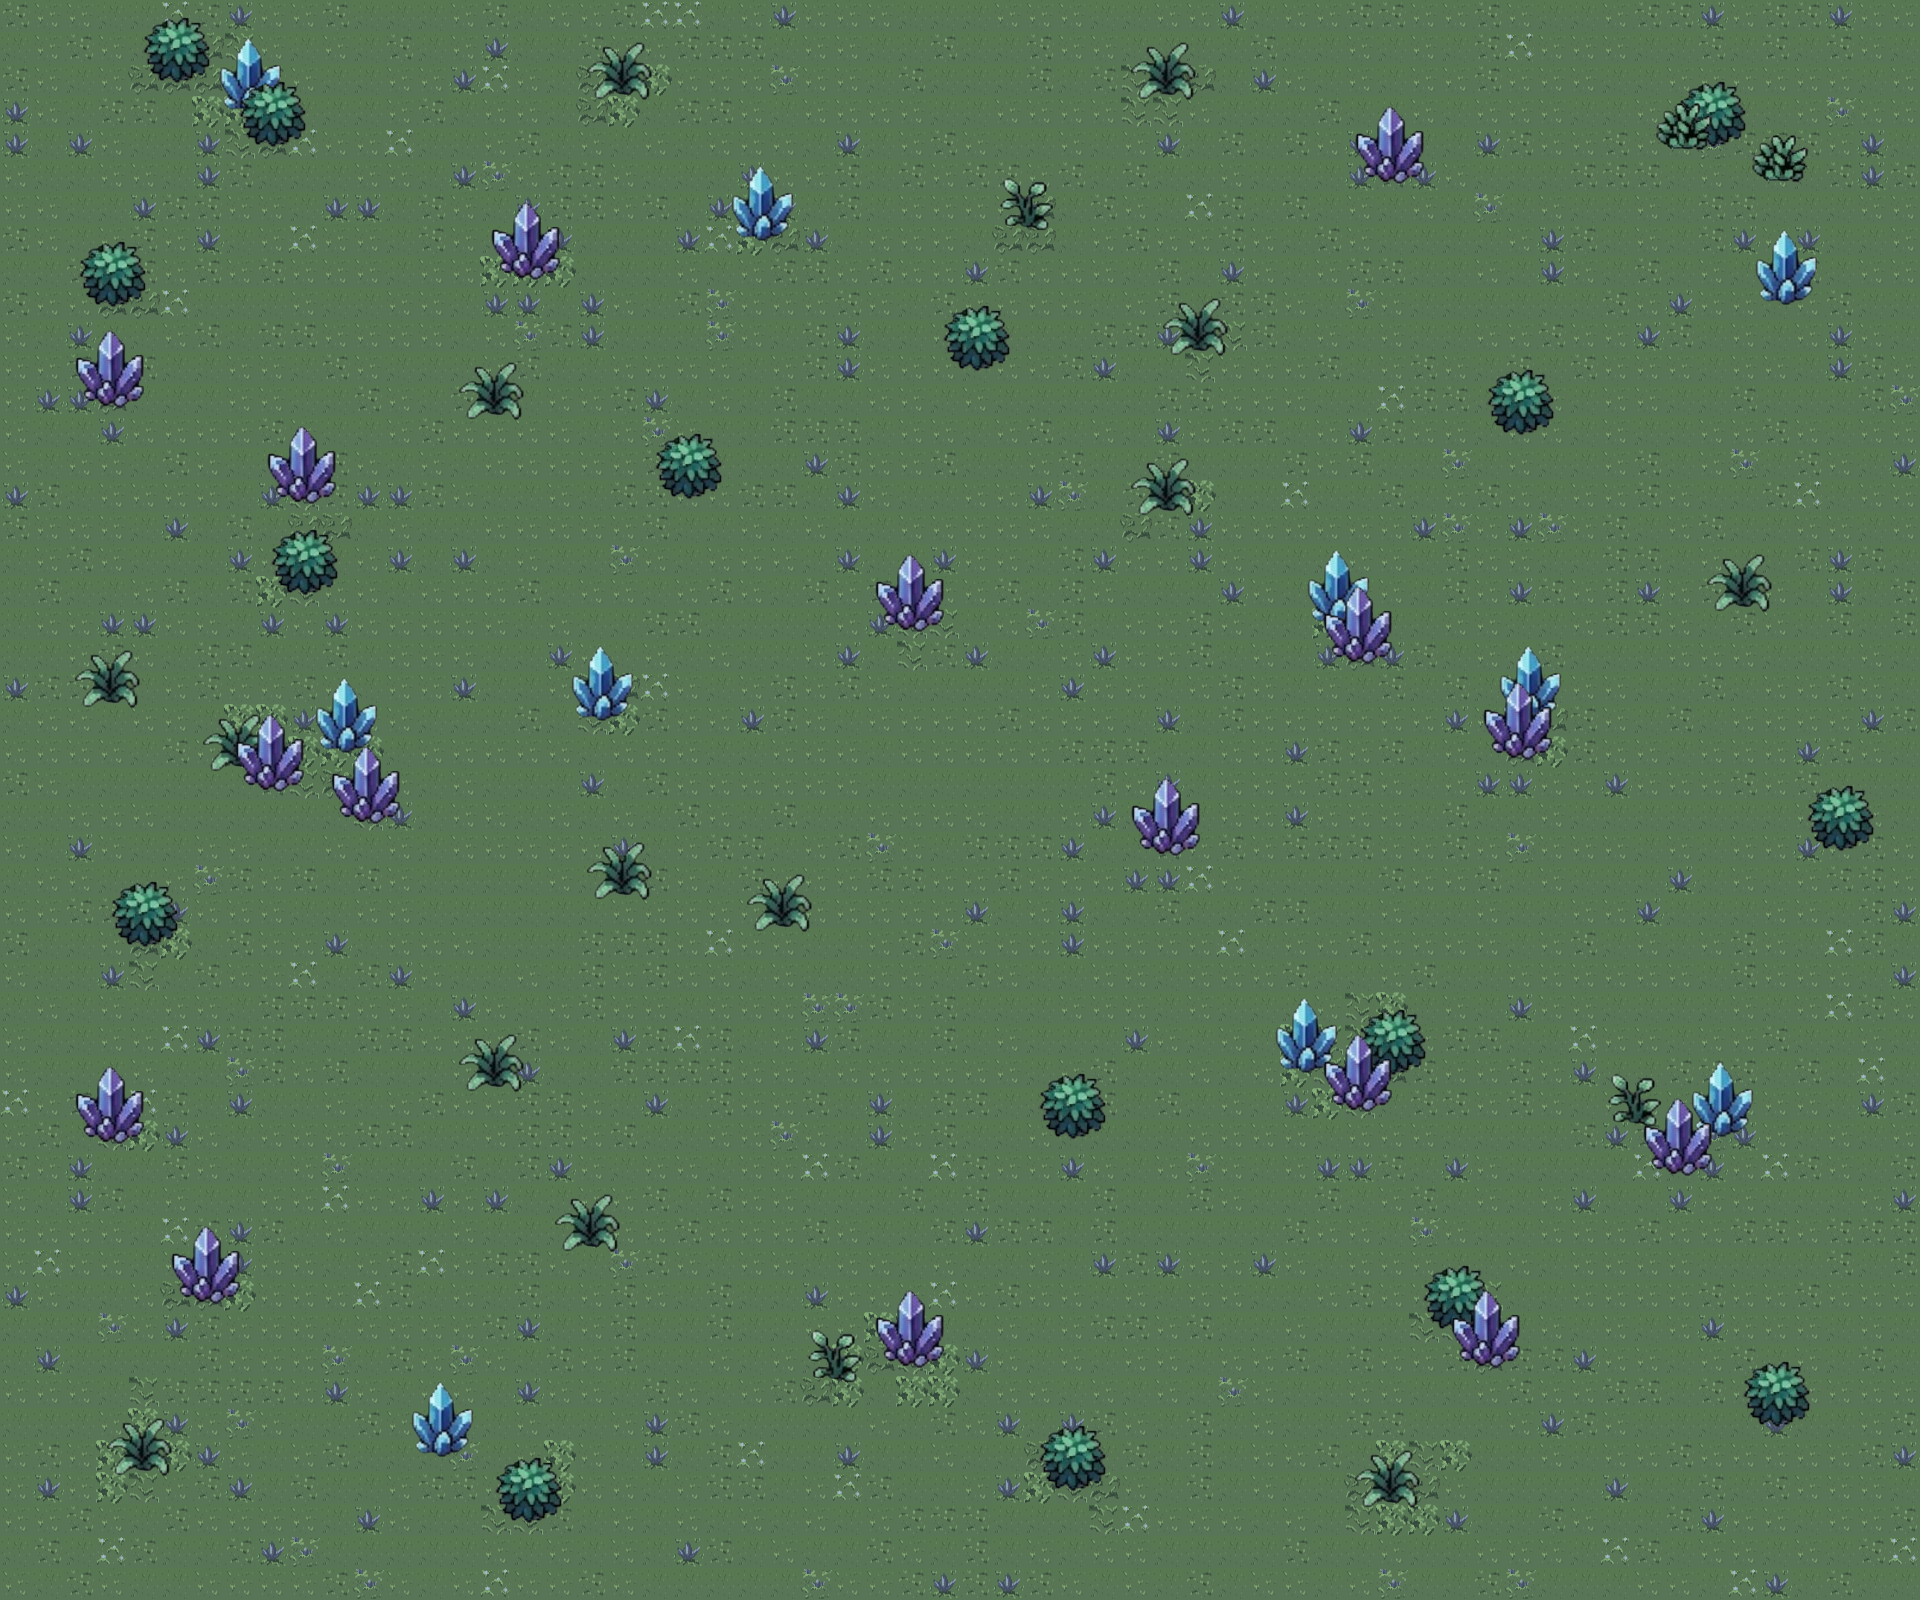

Below is a game level as drawn by its tile map, then a one-line description and the .tmx that defines it (tile-layer data replaced by summaries):
An orthogonal 60x50 tile map with 32x32 px tiles, 3 tile layers (background, object, object-2), 2 tilesets.

<map version="1.10" tiledversion="1.12.2" orientation="orthogonal" renderorder="right-down" width="60" height="50" tilewidth="32" tileheight="32" infinite="0" nextlayerid="4" nextobjectid="1">
 <tileset firstgid="1" name="spritesheet(1)" tilewidth="32" tileheight="32" tilecount="12" columns="4">
  <image source="spritesheet(1).png" width="128" height="96" />
  <tile id="1" probability="2" />
  <tile id="2" probability="2" />
  <tile id="5" probability="0.4" />
  <tile id="6" probability="0.08" />
  <tile id="7" probability="0.07" />
 </tileset>
 <tileset firstgid="13" name="spritesheet(3)" tilewidth="32" tileheight="32" tilecount="72" columns="12">
  <image source="spritesheet(3).png" width="412" height="206" />
 </tileset>
 <layer id="1" name="background" width="60" height="50">
  <data>[3000 cells, 3000 non-empty, 9 distinct tile ids]</data>
 </layer>
 <layer id="2" name="object" width="60" height="50">
  <data>[3000 cells, 345 non-empty, 34 distinct tile ids]</data>
 </layer>
 <layer id="3" name="object-2" width="60" height="50">
  <data>[3000 cells, 192 non-empty, 24 distinct tile ids]</data>
 </layer>
</map>
